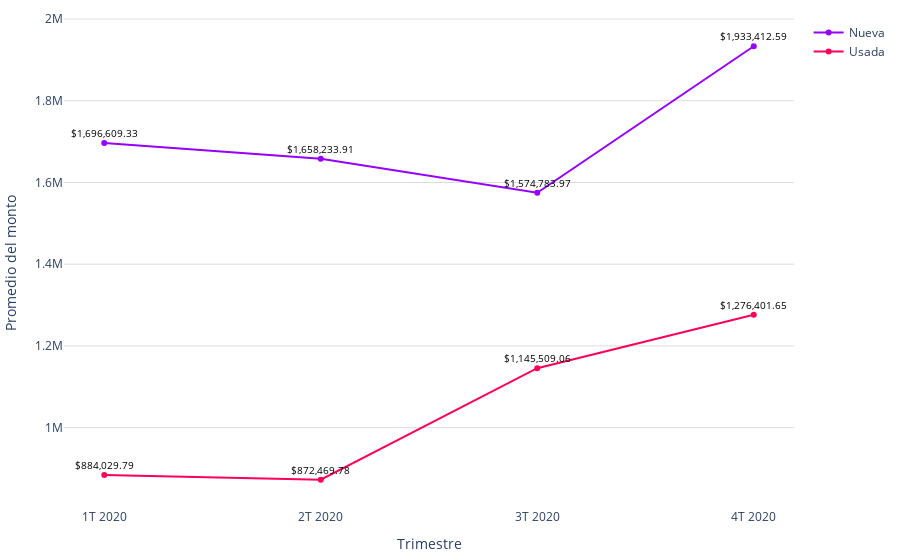

This figure's notebook cell:
### Code cell
# Datos
trimestres = promedio_monto_por_modalidad_mes['trimestre']
modalidades = promedio_monto_por_modalidad_mes['modalidad']
promedios = promedio_monto_por_modalidad_mes['promedio']

# Limpiar las cadenas de promedio y convertirlas a números
promedios_limpios = [float(promedio.replace(',', '')) for promedio in promedios]

colors = ['#9500ff', '#ff0059']
fig = go.Figure()

# Agregar líneas para cada modalidad
for i, modalidad in enumerate(modalidades.unique()):
    df_modalidad = promedio_monto_por_modalidad_mes[promedio_monto_por_modalidad_mes['modalidad'] == modalidad]
    fig.add_trace(go.Scatter(
        x=df_modalidad['trimestre'],
        y=df_modalidad['promedio'].apply(lambda x: float(x.replace(',', ''))),  # Usar los promedios limpios
        mode='markers+lines',
        name=modalidad,
        line=dict(color=colors[i % len(colors)])  # Asignar colores a las líneas
    ))

fig.update_layout(
    #title='Promedio de valor de créditos para viviendas nuevas y usadas (2023)',
    xaxis=dict(title='Trimestre'),
    yaxis=dict(title='Promedio del monto', gridcolor='#dddcda'),
    margin=dict(l=10, r=10, t=10, b=10),  # Ajusta los márgenes (left, right, top, bottom)
    plot_bgcolor='rgba(0,0,0,0)',  # Color de fondo del gráfico
)

# Agregar etiquetas de texto a los puntos con símbolo de dólar
for trace in fig.data:
    df_modalidad = promedio_monto_por_modalidad_mes[promedio_monto_por_modalidad_mes['modalidad'] == trace.name]
    for i, point in enumerate(trace.y):
        # Formatear el promedio con símbolo de dólar
        promedio_con_dolar = f'${df_modalidad.iloc[i]["promedio"]}'
        fig.add_annotation(
            x=trace.x[i],
            y=point,
            text=promedio_con_dolar,
            showarrow=False,
            font=dict(color='black', size=10),
            yshift=10
        )

# Exportar gráfica como archivo HTML
def guardar_grafico_como_html(fig, nombre_archivo, carpeta='assets\graficas'):
    # Crear la carpeta si no existe
    if not os.path.exists(carpeta):
        os.makedirs(carpeta)
    config = {
        'displaylogo': False,  # Ocultar el logo de Plotly
        'modeBarButtonsToRemove': [
            'toImage',       # Botón para guardar como imagen
            'select2d',      # Box select
            'lasso2d',       # Lasso select
            'resetScale2d',  # Reset Axes
        ]
    }
    # Gráfica como archivo HTML en la carpeta especificada
    pio.write_html(fig, f'{carpeta}/{nombre_archivo}.html', config=config)

guardar_grafico_como_html(fig, 'g_scatt_creditos_nuevausada_2020', carpeta='assets\graficas')
fig.show()

### Figure 1 — Plotly figure (JSON) as saved in the notebook; plotly's stock layout.template omitted (floating-point values rounded to 4 significant figures)
{"data": [{"line": {"color": "#9500ff"}, "mode": "markers+lines", "name": "Nueva", "type": "scatter", "x": ["1T 2020", "2T 2020", "3T 2020", "4T 2020"], "y": [1697000.0, 1658000.0, 1575000.0, 1933000.0]}, {"line": {"color": "#ff0059"}, "mode": "markers+lines", "name": "Usada", "type": "scatter", "x": ["1T 2020", "2T 2020", "3T 2020", "4T 2020"], "y": [884000.0, 872500.0, 1146000.0, 1276000.0]}], "layout": {"annotations": [{"font": {"color": "black", "size": 10}, "showarrow": false, "text": "$1,696,609.33", "x": "1T 2020", "y": 1697000.0, "yshift": 10}, {"font": {"color": "black", "size": 10}, "showarrow": false, "text": "$1,658,233.91", "x": "2T 2020", "y": 1658000.0, "yshift": 10}, {"font": {"color": "black", "size": 10}, "showarrow": false, "text": "$1,574,783.97", "x": "3T 2020", "y": 1575000.0, "yshift": 10}, {"font": {"color": "black", "size": 10}, "showarrow": false, "text": "$1,933,412.59", "x": "4T 2020", "y": 1933000.0, "yshift": 10}, {"font": {"color": "black", "size": 10}, "showarrow": false, "text": "$884,029.79", "x": "1T 2020", "y": 884000.0, "yshift": 10}, {"font": {"color": "black", "size": 10}, "showarrow": false, "text": "$872,469.78", "x": "2T 2020", "y": 872500.0, "yshift": 10}, {"font": {"color": "black", "size": 10}, "showarrow": false, "text": "$1,145,509.06", "x": "3T 2020", "y": 1146000.0, "yshift": 10}, {"font": {"color": "black", "size": 10}, "showarrow": false, "text": "$1,276,401.65", "x": "4T 2020", "y": 1276000.0, "yshift": 10}], "margin": {"b": 10, "l": 10, "r": 10, "t": 10}, "plot_bgcolor": "rgba(0,0,0,0)", "xaxis": {"title": {"text": "Trimestre"}}, "yaxis": {"gridcolor": "#dddcda", "title": {"text": "Promedio del monto"}}}}
